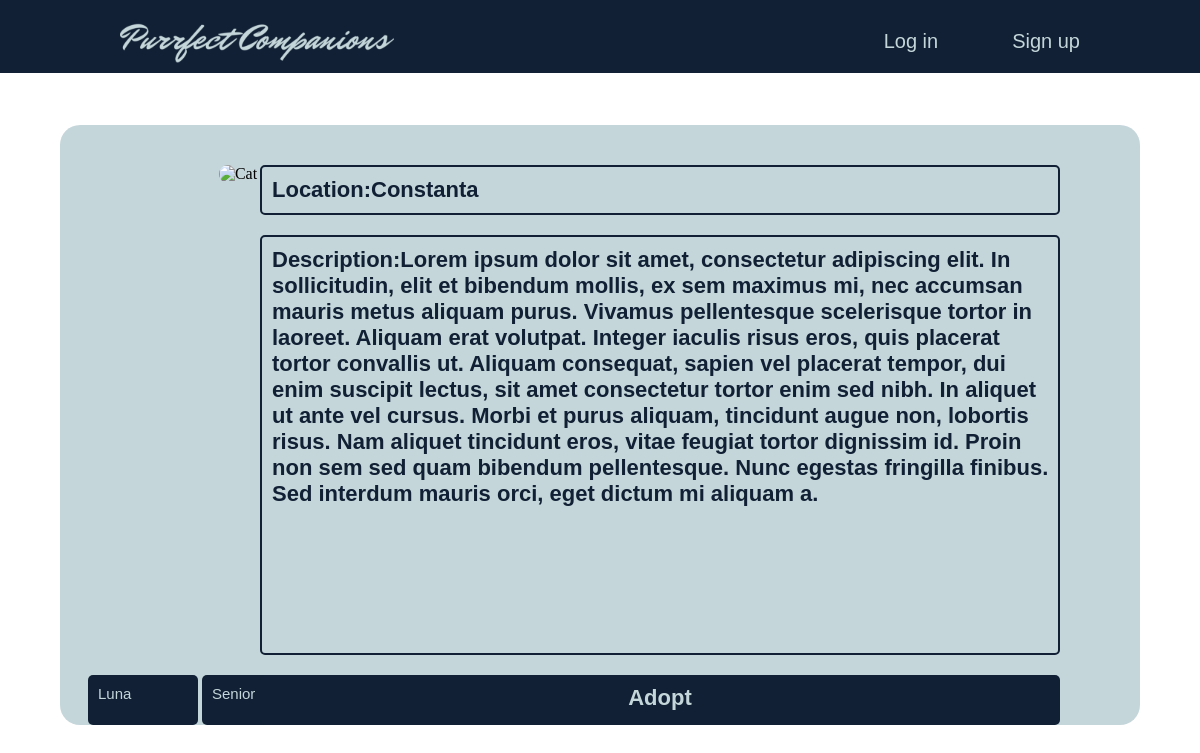
The app's page /cat/23 with its own data.
### tables this page shows
CREATE TABLE cats (id_cat INTEGER PRIMARY KEY AUTOINCREMENT NOT NULL, name TEXT NOT NULL, age TEXT NOT NULL, gender TEXT NOT NULL, location TEXT NOT NULL, description TEXT NOT NULL, photo_path TEXT NOT NULL, user_id INTEGER, FOREIGN KEY (user_id) REFERENCES users(id));

### app.py (the view)
@app.route("/cat/<int:cat_id>", methods=["GET", "POST"])
def cat_details(cat_id):
    cat=get_cat_by_id(cat_id)
    return render_template("cat_details.html", cat=cat)

### app.py (called while the page is built)
def get_cat_by_id(cat_id):
    connection = sqlite3.connect("purrfect.db")
    cursor = connection.cursor()
    cursor.execute("SELECT * FROM cats WHERE id_cat=(?);", (cat_id,))
    cats = cursor.fetchone()
    connection.close()
    return cats

### templates/cat_details.html (shortened to what this page needs)
{% extends "template.html" %}
{% block body %}
<div class="bg_rectangle">
    <div class="r1">
        <div class="cat_general_info">
            <p class="general_inpt">{{cat[1]}}</p>
            <p class="general_inpt">{{cat[2]}}</p>
            <p class="general_inpt">{{cat[3]}}</p>
        </div>
    </div>
    <div class="r2">
        <div class="location_inpt border">
            <p>Location:{{cat[4]}}</p>
        </div>
        <div class="description_inpt border">
            <p>Description:{{cat[5]}}</p>
        </div>
        <a href="{{ url_for('adopt', cat_id=cat[0])}}" class="submit_btn href_btn">Adopt</a>
    </div>
</div>
{% endblock %}

### templates/template.html (shortened to what this page needs)
<!DOCTYPE html>
<html lang="en">
<head>
    <link rel="stylesheet" href="/static/css/main.css">
</head>
<body>
    <header>
        <div class="navbar_container">
            <a href="/"><img class="tlogo" src="/static/images/type_logo.svg" alt="typographic logo"></a>
            <nav class ="navbar">
                <ul class="nav_links">
                    {% if 'username' in session %}
                        <li class="center_button", id="user">{{username}}</li>
                        <li class="center_button"><a href="/upload">Upload a cat</a></li>
                        <li class="center_button"><a href="/favourites">Favourites</a></li>
                        <li class="center_button"><a href="/logout">Log out</a></li>
                    {% else %}
                        <li class="center_button"><a href="/login">Log in</a></li>
                        <li class="center_button"><a href="/signup">Sign up</a></li>
                    {% endif %}
                </ul>
            </nav>
        </div>
    </header>
    {% block body %}{% endblock %}
</body>
</html>

### static/css/main.css (style rules this page uses)
* { margin: 0; padding: 0; box-sizing: border-box; }
.navbar_container { width: 80%; margin: 0 auto; }
header { background: #112034; }
header::after { content: ''; display: table; clear: both; }
.tlogo { float: left; padding: 20px 0px 0px; padding-bottom: 10px; }
nav { float: right; }
.center_button { margin-top: 30px; margin-bottom: 20px; }
nav ul { list-style: none; }
nav li { display: inline-block; margin-left: 70px; }
nav a, #user { color:#C5D6DA; text-decoration: none; font-family: Arial, Helvetica, sans-serif; font-size: 20px; }
.border { border:2px solid #112034; }
.bg_rectangle { background-color: #C5D6DA; height: 75vh; width: 90vw; position: absolute; top:50%; left:50%; transform: translate(-50%, -50%); margin-top: 25px; border-radius: 20px; overflow: hidden; }
.r2 { position:absolute; right:50px; width: 850px; height: 650px; overflow: hidden; float:right; margin-top: 20px; }
.description_inpt, .location_inpt, .submit_btn { position:absolute; left:20px; width: 800px; padding-left: 10px; font-family: Arial, Helvetica, sans-serif; font-size: 22px; border-radius: 5px; background-color:#C5D6DA; color:#112034; font-weight: 900; }
.location_inpt { top:20px; height: 50px; padding: 10px; }
.description_inpt { top:90px; height: 420px; overflow: hidden; word-wrap: break-word; overflow-wrap: break-word; padding-top: 10px; }
.r1 { position:absolute; top:20px; left:10px; width: 380px; height: 580px; float:left; }
.submit_btn { border: none; background-color: #112034; color:#C5D6DA; top:530px; height: 50px; }
.cat_general_info { position: relative; top: 530px; left: 18px; }
.general_inpt { padding: 10px; width: 110px; height: 50px; position: relative; display: inline-block; border-radius: 5px; background-color: #112034; border: none; font-family: Arial, Helvetica, sans-serif; font-size: 15px; font-weight:200; color: #C5D6DA; }
.href_btn { text-align: center; padding: 10px; text-decoration: none; }

### records on screen
cats: name "Luna", age "Senior", location "Constanta", description "Lorem ipsum dolor sit amet, consectetur adipiscing elit. In sollicitudin, elit et bibendum mollis, ex sem maximus mi, nec accumsan mauris metus aliquam purus. Vivamus pellentesque scelerisque tortor in laoreet. Aliquam erat volutpat. Integer iaculis risus eros, quis placerat tortor convallis ut. Aliquam consequat, sapien vel placerat tempor, dui enim suscipit lectus, sit amet consectetur tortor enim sed nibh. In aliquet ut ante vel cursus. Morbi et purus aliquam, tincidunt augue non, lobortis risus. Nam aliquet tincidunt eros, vitae feugiat tortor dignissim id. Proin non sem sed quam bibendum pellentesque. Nunc egestas fringilla finibus. Sed interdum mauris orci, eget dictum mi aliquam a."
